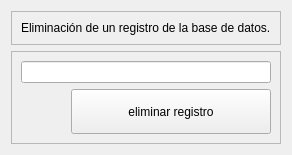
               <widget class="QWidget" name="ELIMINAR">
                <layout class="QVBoxLayout" name="verticalLayout_10">
                 <item>
                  <widget class="QFrame" name="titulo_eliminacion_registro">
                   <property name="frameShape">
                    <enum>QFrame::StyledPanel</enum>
                   </property>
                   <property name="frameShadow">
                    <enum>QFrame::Raised</enum>
                   </property>
                   <layout class="QVBoxLayout" name="verticalLayout_11">
                    <item>
                     <widget class="QLabel" name="label_2">
                      <property name="text">
                       <string>Eliminación de un registro de la base de datos.</string>
                      </property>
                     </widget>
                    </item>
                   </layout>
                  </widget>
                 </item>
                 <item>
                  <widget class="QFrame" name="frame_3">
                   <property name="frameShape">
                    <enum>QFrame::StyledPanel</enum>
                   </property>
                   <property name="frameShadow">
                    <enum>QFrame::Raised</enum>
                   </property>
                   <layout class="QGridLayout" name="gridLayout">
                    <item row="0" column="0">
                     <widget class="QLineEdit" name="ingresar_id_eliminar"/>
                    </item>
                    <item row="1" column="0">
                     <layout class="QHBoxLayout" name="horizontalLayout_3">
                      <item>
                       <spacer name="horizontalSpacer_3">
                        <property name="orientation">
                         <enum>Qt::Horizontal</enum>
                        </property>
                        <property name="sizeHint" stdset="0">
                         <size>
                          <width>40</width>
                          <height>20</height>
                         </size>
                        </property>
                       </spacer>
                      </item>
                      <item>
                       <widget class="QPushButton" name="boton_eliminar_registro">
                        <property name="minimumSize">
                         <size>
                          <width>200</width>
                          <height>45</height>
                         </size>
                        </property>
                        <property name="text">
                         <string>eliminar registro</string>
                        </property>
                       </widget>
                      </item>
                     </layout>
                    </item>
                   </layout>
                  </widget>
                 </item>
                </layout>
               </widget>
